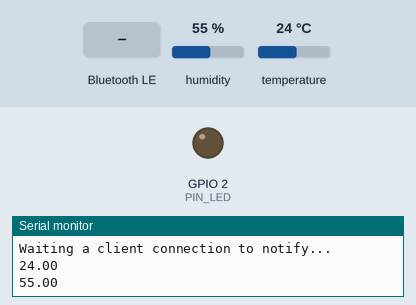
Bench run of a sketch on a simulated ESP32. On the bench: output pins drawn as LEDs (lit = HIGH), the last lines printed to the serial monitor. The test bench sets the inputs (shaded band); at power-on: humidity 55 %, temperature 24 °C. Nothing arrives over Bluetooth unless stated; a phone connects over Bluetooth LE 3 s after start.

Above: at 1.2 s.
1.3 s: Bluetooth LE write "1" received
At 2.5 s:
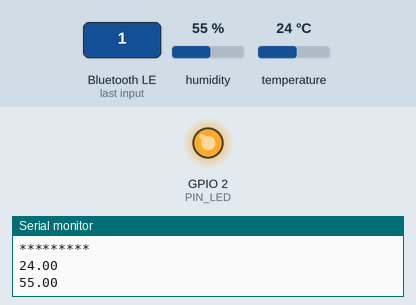
2.8 s: Bluetooth LE write "0" received
At 3.8 s:
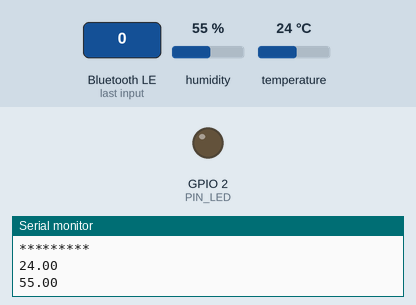
Timing chart, 0 to 5.8 s (numbered marks = the images above; inputs shaded):
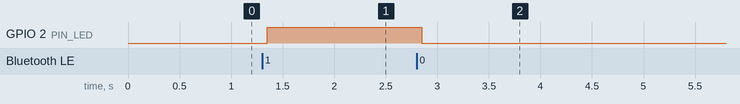

The sketch:

merge.ino
```cpp
/*
    Video: https://www.youtube.com/watch?v=oCMOYS71NIU
    Based on Neil Kolban example for IDF: https://github.com/nkolban/esp32-snippets/blob/master/cpp_utils/tests/BLE%20Tests/SampleNotify.cpp
    Ported to Arduino ESP32 by Evandro Copercini
    updated by chegewara

   Create a BLE server that, once we receive a connection, will send periodic notifications.
   The service advertises itself as: 4fafc201-1fb5-459e-8fcc-c5c9c331914b
   And has a characteristic of: beb5483e-36e1-4688-b7f5-ea07361b26a8

   The design of creating the BLE server is:
   1. Create a BLE Server
   2. Create a BLE Service
   3. Create a BLE Characteristic on the Service
   4. Create a BLE Descriptor on the characteristic
   5. Start the service.
   6. Start advertising.

   A connect hander associated with the server starts a background task that performs notification
   every couple of seconds.
*/
#include <BLEDevice.h>
#include <BLEServer.h>
#include <BLEUtils.h>
#include <BLE2902.h>
#include "DHT.h"

BLEServer* pServer = NULL;
BLECharacteristic* pCharacteristic = NULL;
bool deviceConnected = false;
bool oldDeviceConnected = false;
uint32_t value = 0;
uint8_t DHTPin = 4;
#define DHTTYPE DHT22
#define PIN_LED 2
DHT dht(DHTPin, DHTTYPE);
float h;
float t;
// See the following for generating UUIDs:
// https://www.uuidgenerator.net/

#define SERVICE_UUID        "fbf4cf7a-fdc9-4d84-b98a-8af3498521e0"
#define CHARACTERISTIC_UUID "beb5483e-36e1-4688-b7f5-ea07361b26a8"


class MyServerCallbacks: public BLEServerCallbacks {
    void onConnect(BLEServer* pServer) {
      deviceConnected = true;
    };

    void onDisconnect(BLEServer* pServer) {
      deviceConnected = false;
    }

};
class MyCallbacks: public BLECharacteristicCallbacks {
    void onWrite(BLECharacteristic *pCharacteristic) {
      std::string value = pCharacteristic->getValue();

      if (value.length() > 0) {
        Serial.println("*********");
        Serial.print("New value: ");
        for (int i = 0; i < value.length(); i++)
          Serial.print(value[i]);
          if (value[0]=='1')
            digitalWrite(PIN_LED,HIGH);
          else
        digitalWrite(PIN_LED,LOW);
        Serial.println();
        Serial.println("*********");
      }
    }
};


void setup() {
  Serial.begin(115200);
//  pinMode(DHTPin, INPUT);
  pinMode(PIN_LED, OUTPUT);
  dht.begin();
  // Create the BLE Device
  BLEDevice::init("dht11");

  // Create the BLE Server
  pServer = BLEDevice::createServer();
  pServer->setCallbacks(new MyServerCallbacks());

  // Create the BLE Service
  BLEService *pService = pServer->createService(SERVICE_UUID);

  // Create a BLE Characteristic
  pCharacteristic = pService->createCharacteristic(
                      CHARACTERISTIC_UUID,
                      BLECharacteristic::PROPERTY_READ   |
                      BLECharacteristic::PROPERTY_WRITE  |
                      BLECharacteristic::PROPERTY_NOTIFY |
                      BLECharacteristic::PROPERTY_INDICATE
                    );
  pCharacteristic->setCallbacks(new MyCallbacks());
  // https://www.bluetooth.com/specifications/gatt/viewer?attributeXmlFile=org.bluetooth.descriptor.gatt.client_characteristic_configuration.xml
  // Create a BLE Descriptor
  pCharacteristic->addDescriptor(new BLE2902());

  // Start the service
  pService->start();

  // Start advertising
  BLEAdvertising *pAdvertising = BLEDevice::getAdvertising();
  pAdvertising->addServiceUUID(SERVICE_UUID);
  pAdvertising->setScanResponse(false);
  pAdvertising->setMinPreferred(0x0);  // set value to 0x00 to not advertise this parameter
  BLEDevice::startAdvertising();
  Serial.println("Waiting a client connection to notify...");
}

void loop() {
    // notify changed value
    t = dht.readTemperature();
    h = dht.readHumidity();
    String a = String(t);
    String b = String(h);
    String c = " Temp: " + a + " Hum: " + b;

    Serial.println(t);
    Serial.println(h);
//    Serial.println( typeof(t) );
    delay(1500);
    if (deviceConnected) {
        pCharacteristic->setValue(c.c_str());
        pCharacteristic->notify();
//        value++;
        delay(3); // bluetooth stack will go into congestion, if too many packets are sent, in 6 hours test i was able to go as low as 3ms
    }
    // disconnecting
    if (!deviceConnected && oldDeviceConnected) {
        delay(500); // give the bluetooth stack the chance to get things ready
        pServer->startAdvertising(); // restart advertising
        Serial.println("start advertising");
        oldDeviceConnected = deviceConnected;
    }
    // connecting
    if (deviceConnected && !oldDeviceConnected) {
        // do stuff here on connecting
        oldDeviceConnected = deviceConnected;
    }
}
```

Measured:
- after the input at 1.3 s, GPIO 2 (PIN_LED): LOW → HIGH after 0.05 s
- after the input at 2.8 s, GPIO 2 (PIN_LED): HIGH → LOW after 0.05 s
